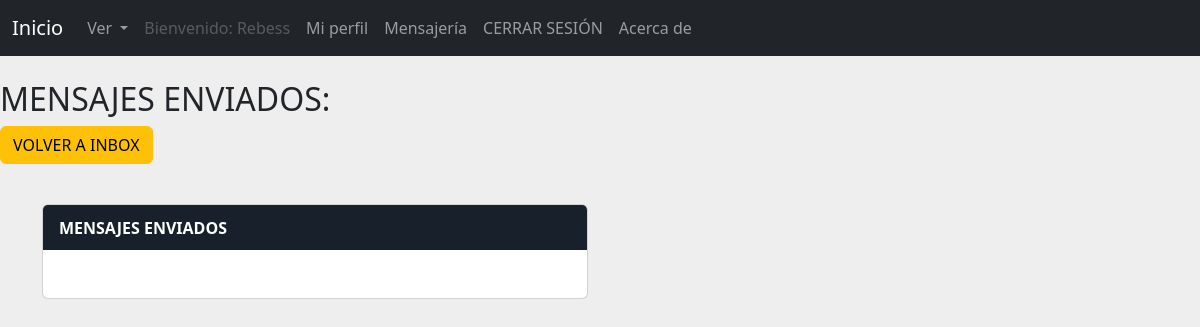
The page /Mensajeria/mensajesEnviados/ (signed in) on the database as committed earlier.
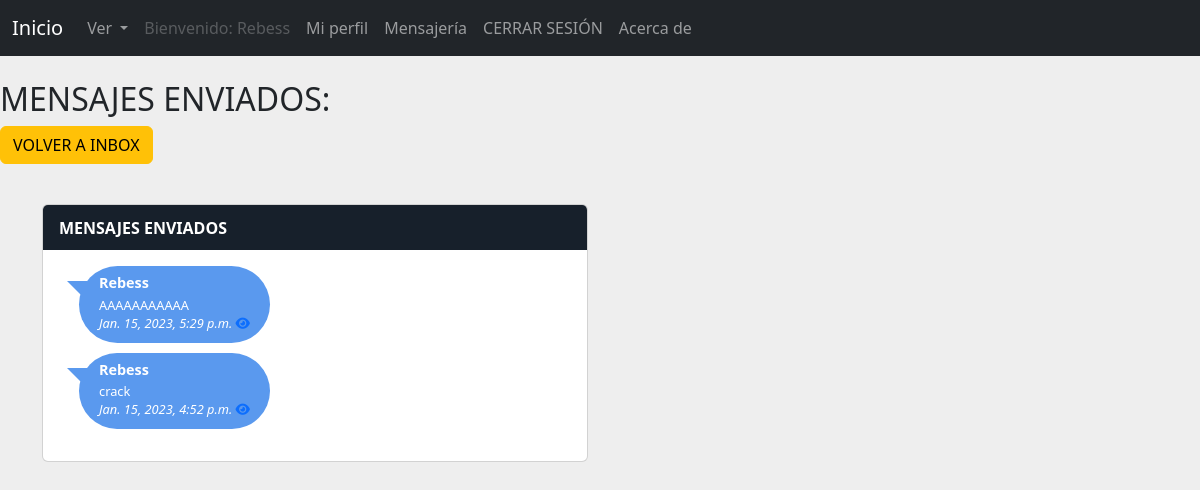
The same page on the database as committed later.
### Mensajeria/models.py (models this page shows, shortened)
class Mensaje(models.Model):
    emisor = models.ForeignKey(User, on_delete=models.CASCADE, related_name='emisor')
    receptor = models.ForeignKey(User, on_delete=models.CASCADE, related_name='receptor')
    cuerpo = models.CharField(max_length=1000)
    leido = models.BooleanField(choices=LEIDO, default=False)
    fecha = models.DateTimeField(blank=True, null=True, default=datetime.now)

### Mensajeria/views.py (the view)
# urls.py: path("mensajesEnviados/", mensajesEnviados, name="mensajesEnviados"),
def mensajesEnviados(request):
    mensajes = Mensaje.objects.filter(emisor=request.user).order_by('-fecha')
    return render(request, 'mensajesEnviados.html', {'mensajes': mensajes})

### Mensajeria/templates/mensajesEnviados.html (shortened to what this page needs)
{% extends "AppCoder/padre.html" %}
{% load static %}
{% block contenido %}
{% load static %}
<link rel="stylesheet" href="{% static 'css/chat.css' %}">
<br>
<h2>MENSAJES ENVIADOS:</h2>
<a href="{% url 'mensajesRecibidos' %}" class="btn btn-warning">VOLVER A INBOX</a>
<div class="container content">
    <div class="row">
        <div class="col-xl-6 col-lg-6 col-md-6 col-sm-12 col-12">
        	<div class="card">
        		<div class="card-header">MENSAJES ENVIADOS</div>
        		<div class="card-body height3">
        			<ul class="chat-list">{% for mensaje in mensajes %}
        				<li class="in">
        					<div class="chat-body">
        						<div class="chat-message">
        							<h5>{{ mensaje.emisor }}</h5>
        							<p>{{ mensaje.cuerpo }}</p>
									<i>{{ mensaje.fecha }}</i>
									<a href="/Mensajeria/leerMensaje/{{ mensaje.id }}/"><i class="fa-solid fa-eye"></i></a>
									{% endfor %}
        						</div>
        					</div>
        				</li>
        			</ul>
        		</div>
        	</div>
        </div>
    </div>
</div>
{% endblock %}

Rows that differ between the two databases and show on the page:
added Mensaje: emisor "Rebess", cuerpo "AAAAAAAAAAA", fecha "Jan. 15, 2023, 5:29 p.m."
added Mensaje: emisor "Rebess", cuerpo "crack", fecha "Jan. 15, 2023, 4:52 p.m."
